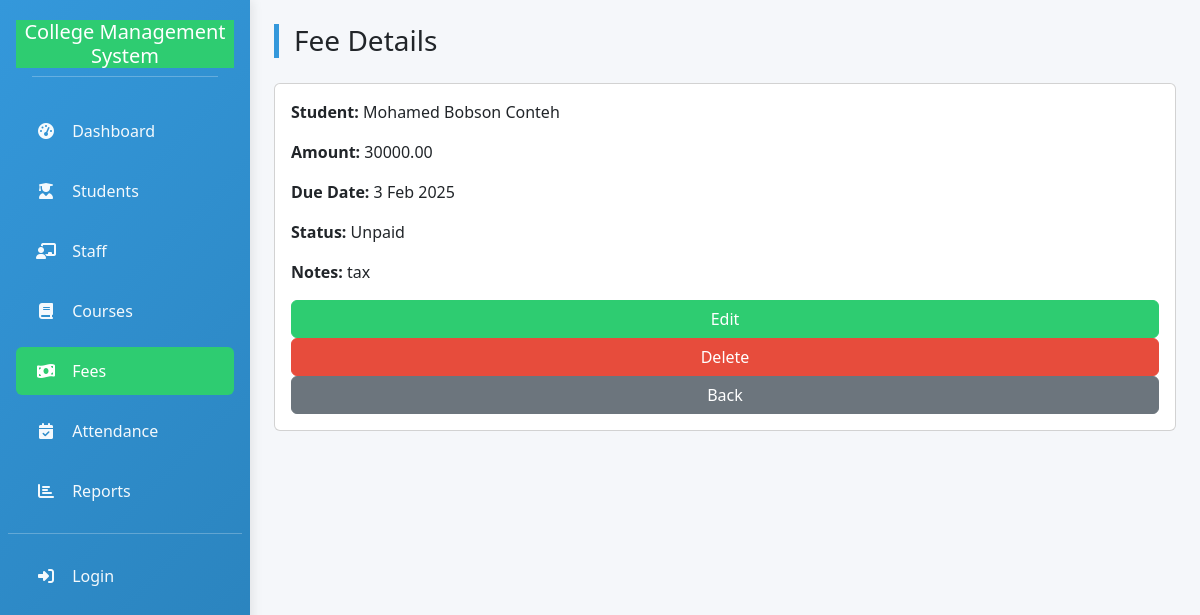
The page /fees/8/ on the database its author committed.
### college_db/models.py (models this page shows, shortened)
class Fee(models.Model):
    student = models.ForeignKey(Student, on_delete=models.CASCADE, related_name='fees')
    amount = models.DecimalField(max_digits=10, decimal_places=2)
    due_date = models.DateField()
    paid = models.BooleanField(default=False)
    payment_date = models.DateField(null=True, blank=True)
    note = models.TextField(blank=True, null=True)

class Student(models.Model):
    college = models.ForeignKey(College, on_delete=models.CASCADE)
    admission_number = models.CharField(max_length=50, unique=True)
    first_name = models.CharField(max_length=120)
    last_name = models.CharField(max_length=120)
    gender = models.CharField(max_length=1, choices=GENDER_CHOICES)
    date_of_birth = models.DateField(null=True, blank=True)
    phone = models.CharField(max_length=50, blank=True)
    email = models.EmailField(blank=True)
    address = models.TextField(blank=True)
    status = models.CharField(max_length=20, choices=STATUS_CHOICES, default='active')
    department = models.CharField(max_length=200, blank=True, null=True)
    academic_year = models.CharField(max_length=50, blank=True, null=True)
    created_at = models.DateTimeField(auto_now_add=True)

### college_db/views.py (the view)
# urls.py: path('fees/<int:fee_id>/', views.view_fee, name='view_fee'),  # <-- this is required
def view_fee(request, fee_id):
    fee = get_object_or_404(Fee.objects.select_related('student'), id=fee_id)
    return render(request, 'college_db/view_fee.html', {'fee': fee})

### college_db/templates/college_db/view_fee.html (shortened to what this page needs)
{% extends 'college_db/base.html' %}
{% block content %}
<div class="page-header">
  <h3>Fee Details</h3>
</div>
<div class="card p-3">
  <p><strong>Student:</strong> {{ fee.student.first_name }} {{ fee.student.last_name }}</p>
  <p><strong>Amount:</strong> {{ fee.amount }}</p>
  <p><strong>Due Date:</strong> {{ fee.due_date|date:"j M Y" }}</p>
  <p><strong>Status:</strong> {% if fee.paid %}Paid{% else %}Unpaid{% endif %}</p>
  <p><strong>Notes:</strong> {{ fee.note|default:"No notes" }}</p>
  <a href="{% url 'edit_fee' fee.id %}" class="btn btn-success">Edit</a>
  <a href="{% url 'delete_fee' fee.id %}" class="btn btn-danger">Delete</a>
  <a href="{% url 'view_fees' %}" class="btn btn-secondary">Back</a>
</div>
{% endblock %}

### college_db/templates/college_db/base.html (style rules this page uses)
:root { --primary: #3498db; --secondary: #2ecc71; --accent: #e74c3c; --light: #f8f9fa; --dark: #34495e; --warning: #f39c12; --info: #17a2b8; }
body { background-color: #f5f7fa; font-family: 'Segoe UI', Tahoma, Geneva, Verdana, sans-serif; }
.page-header { border-left: 5px solid var(--primary); padding-left: 15px; margin-bottom: 25px; }
.btn-success { background-color: var(--secondary); border-color: var(--secondary); }
.btn-danger { background-color: var(--accent); border-color: var(--accent); }

### rows shown on the page
Fee: student.first_name "Mohamed Bobson", student.last_name "Conteh", amount "30000.00", due_date "3 Feb 2025", note "tax"
